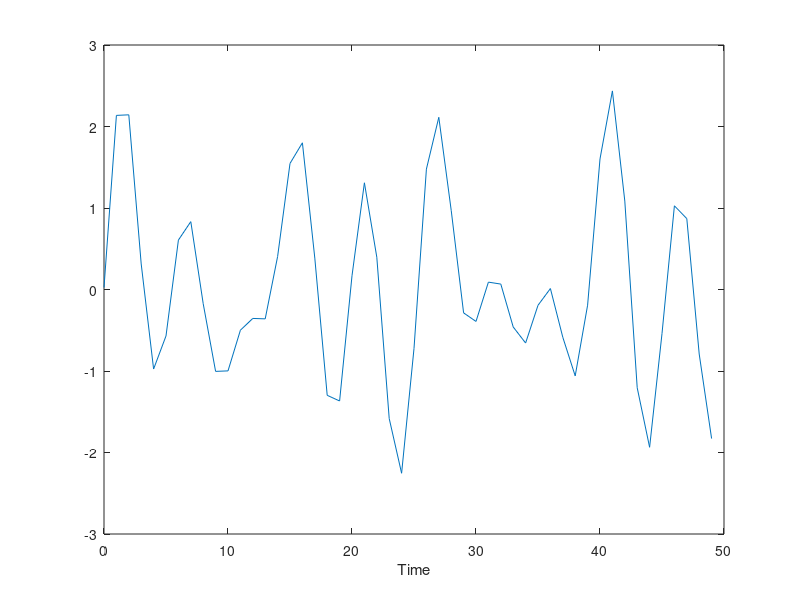
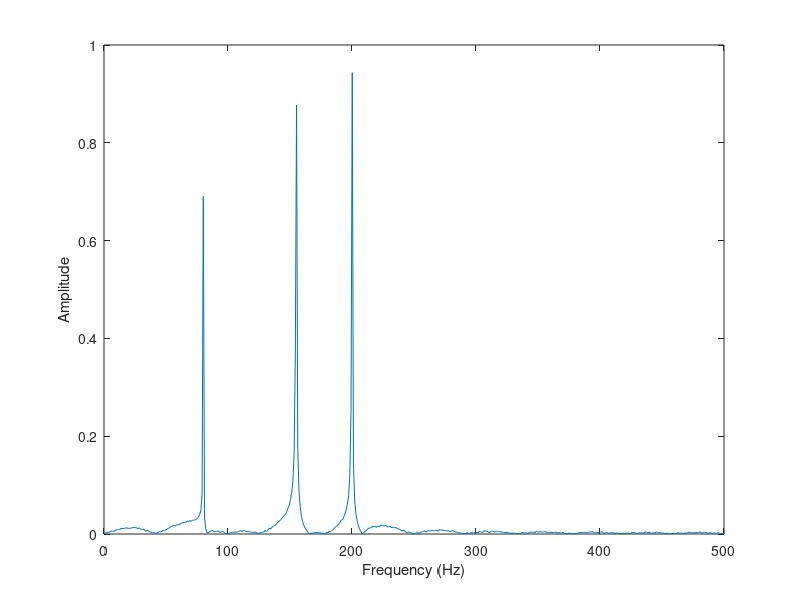

These charts were generated, in order, by the following MATLAB code:
close all
clear all
clc

Fs = 1000;
Ts = 1/Fs;
L = 1000;
t = (0:L-1)*Ts;
x = 0.7*sin(2*pi*80*t)+sin(2*pi*155*t) + sin(2*pi*200*t);
y = x+ .02*randn(size(t));
figure
plot(Fs*t(1:50),y(1:50))
xlabel('Time')
NFFT = 2^nextpow2(L);
Y =fft(y,NFFT)/L;
f = Fs/2*(linspace(0,1,NFFT/2+1));
figure
plot(f,2*abs(Y(1:NFFT/2+1)))
xlabel('Frequency (Hz)')
ylabel('Amplitude')
